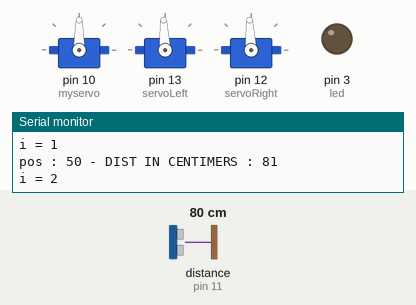
Simulated run of this sketch. Board: Arduino Uno, built with avr-gcc and run on an emulated ATmega328P. Parts: 3 × servo, output pins drawn as LEDs (lit = HIGH), the last lines printed to the serial monitor. The inputs (shaded band) are chosen by the test bench; at power-on: distance to the obstacle (sensor on pin 11) 80 cm. The echo pulse lasts 58.3 µs per cm.

Above: at 3.3 s.
3.4 s: distance to the obstacle (sensor on pin 11) set to 120 cm
At 5.6 s:
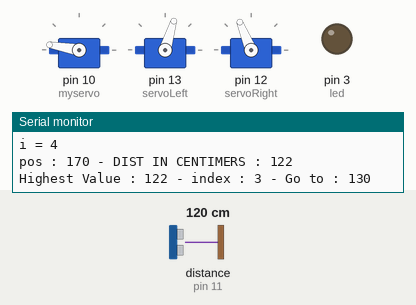
8.4 s: distance to the obstacle (sensor on pin 11) set to 23 cm
At 9.9 s:
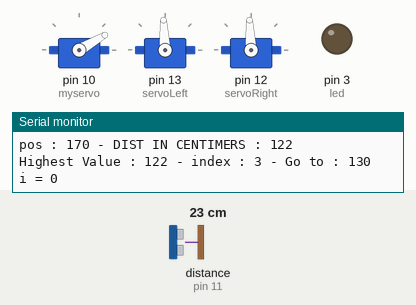
13.4 s: distance to the obstacle (sensor on pin 11) set to 18 cm
18.1 s: distance to the obstacle (sensor on pin 11) set to 35 cm
At 23.1 s:
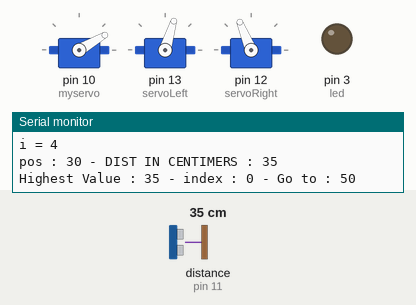
Timing chart, 0 to 39.1 s (numbered marks = the images above; inputs shaded):
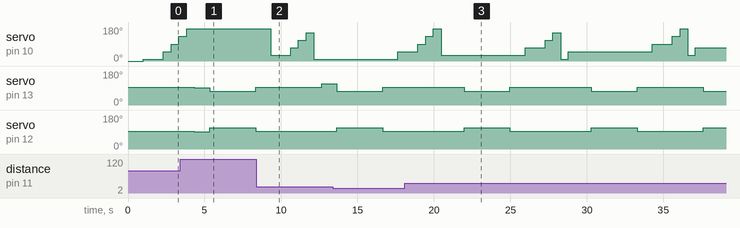

The sketch:

go_far_away.ino
```cpp
/**
*
* @Author: Fukakai
* 03.06.2013
* Ping, servo, led and directions
*/
#include <NewPing.h>                                     //NewPing library
#include <Servo.h>                                       //Wheel Servo Library

#define TRIGGER_PIN  11                                  //listener pin
#define ECHO_PIN     11                                  //active pin
#define MAX_PING_DISTANCE 300                            // power

//Led
int led = 3;                                              //led pin

//sonar
NewPing sonar(TRIGGER_PIN, ECHO_PIN, MAX_PING_DISTANCE);  //sonar declaration
int distance_for_reaction = 20;                           // in centimeters
int pos = 150;    // variable to store the servo position
Servo myservo;  // create servo object to control a servo
                // a maximum of eight servo objects can be created
//savec values for 1 scan
int scan_values[5];
int position_values[5];

//wheels
Servo servoLeft;                                         // Left Wheel
Servo servoRight;                                        // Right Wheel
int variator = 200;                                      // Positive is turn under the direction of clockwise
                                                         // Negative is turn on the oposite of the direction of clockwise
int little_variator = variator/10;                       // Positive is turn under the direction of clockwise
                                                         // Negative is turn on the oposite of the direction of clockwise

//other
int way_find = 0;                                        //if this number is not reset to 0 and arrive to 6, we can't find a way to go, so, go back !

void setup() {
  //led
  pinMode(led, OUTPUT);

  //sonar
  Serial.begin(115200);
  myservo.attach(10);  // attaches the servo on pin 9 to the servo object                 // in steps of 1 degree
  myservo.write(0);

  //wheels
  servoLeft.attach(13);                     // Attach left wheel signal to pin 13
  servoRight.attach(12);                    // Attach right wheel signal to pin 12
}

void loop() {

  maneuver(0, 0, 1000);      // Forward 1 seconds

  for(int i=0;i<5;i++){

    pos=(pos+40)%180;                  //
    myservo.write(pos);

    Serial.print("i = ");
    Serial.println(i);
    if(i==0){
      delay(1000);
    }else{
      delay(200);
    }

    int uS = sonar.ping();

    delay(300);


    scan_values[i]=uS / US_ROUNDTRIP_CM;
    position_values[i]=pos;
    Serial.print("pos : ");
    Serial.print(pos);
    Serial.print(" - DIST IN CENTIMERS : ");
    Serial.print(scan_values[i]);
    Serial.println(" ");
  }
  int highest_value_index = 0;
  int highest_value = 0;
  int current_value = 0;
  int current_position = 0;

  for( int i=0; i < 5; i++){
    current_value = scan_values[i];
    if(current_value > highest_value){
      highest_value = current_value;
      highest_value_index =  i;
    }
  }
    Serial.print("Highest Value : ");
    Serial.print(highest_value);
    Serial.print(" - index : ");
    Serial.print(highest_value_index);
    Serial.print(" - Go to : ");
    Serial.print(position_values[highest_value_index]);
    Serial.println();

  go_away(position_values[highest_value_index],highest_value);
}

void go_away(int pos,int dist){
  //cycle is : 10-50-90-130-170 and 30-70-110-150-10
  //cycle is : 0-40-80-120-160 and 20-60-100-140-0
  if(dist > distance_for_reaction){
    switch (pos) {
      case 10:
        maneuver(variator, 0, 1000);                         // FULL RIGHT 1 seconds
        maneuver(-variator, -variator, 3000);                // GO FORWARD 1 seconds
        way_find = 0;                                        // we can move ! YEAH ! so, we need to search new directions and reset this to 0;
        break;
      case 30:
        maneuver(variator, 0, 1000);                         // FULL RIGHT 1 seconds
        maneuver(-variator, -variator, 3000);                // GO FORWARD 1 seconds
        way_find = 0;                                        // we can move ! YEAH ! so, we need to search new directions and reset this to 0;
        break;
      case 50:
        maneuver(little_variator, -little_variator, 1000);   // LITTLE Right 1 seconds
        maneuver(-variator, -variator, 3000);                // GO FORWARD 1 seconds
        way_find = 0;                                        // we can move ! YEAH ! so, we need to search new directions and reset this to 0;
        break;
      case 70:
        maneuver(little_variator, -little_variator, 1000);   // LITTLE Right 1 seconds
        maneuver(-variator, -variator, 3000);                // GO FORWARD 1 seconds
        way_find = 0;                                        // we can move ! YEAH ! so, we need to search new directions and reset this to 0;
        break;
      case 90:
        maneuver(-variator, -variator, 3000);                // FULL CENTER 1 seconds
        way_find = 0;                                        // we can move ! YEAH ! so, we need to search new directions and reset this to 0;
        break;
      case 110:
        maneuver(-little_variator, little_variator, 1000);   // LITTLE LEFT 1 seconds
        maneuver(-variator, -variator, 3000);                // GO FORWARD 1 seconds
        way_find = 0;                                        // we can move ! YEAH ! so, we need to search new directions and reset this to 0;
        break;
      case 130:
        maneuver(-little_variator, little_variator, 1000);   // LITTLE LEFT 1 seconds
        maneuver(-variator, -variator, 3000);                // GO FORWARD 1 seconds
        way_find = 0;                                        // we can move ! YEAH ! so, we need to search new directions and reset this to 0;
        break;
      case 150:
        maneuver(-0, variator, 1000);                        // FULL LEFT 1 seconds
        maneuver(-variator, -variator, 3000);                // GO FORWARD 1 seconds
        way_find = 0;                                        // we can move ! YEAH ! so, we need to search new directions and reset this to 0;
        break;
      case 170:                                              // FULL LEFT
        maneuver(-0, variator, 1000);                        // Left 1 seconds
        maneuver(-variator, -variator, 3000);                // GO FORWARD 1 seconds
        way_find = 0;                                        // we can move ! YEAH ! so, we need to search new directions and reset this to 0;
        break;
      default: break;
        // if nothing else matches, do the default
        // default is optional
    }
  }else{
      way_find++;                                //the direction cannot be used, so we save it, if this number > 5, we hav'nt find a good way and we need to go back !
      if(way_find > 5){
        maneuver(variator, variator, 1000);        // Back 2 seconds
      }
  }
}

void maneuver(int speedLeft, int speedRight, int msTime)
{
  // speedLeft, speedRight ranges: Backward  Linear  Stop  Linear   Forward
  //                               -200      -100......0......100       200
  servoLeft.writeMicroseconds(1500 + speedLeft);   // Set Left servo speed
  servoRight.writeMicroseconds(1500 - speedRight); // Set right servo speed
  if(msTime==-1)                                   // if msTime = -1
  {
    servoLeft.detach();                            // Stop servo signals
    servoRight.detach();
  }
  delay(msTime);                                   // Delay for msTime}
}

int freeRam () {
  extern int __heap_start, *__brkval;
  int v;
  return (int) &v - (__brkval == 0 ? (int) &__heap_start : (int) __brkval);
}
```

Measured:
- after the input at 18.1 s, servo on pin 13 (servoLeft): 93° → 95° after 2.9 s, → 73° 1.0 s later, → 93° 3.0 s later, → 95° 4.3 s later, … (7 changes in this stretch); servo on pin 12 (servoRight): 93° → 95° after 2.9 s, → 112° 1.0 s later, → 93° 3.0 s later, → 95° 4.3 s later, … (7 changes in this stretch)
- by itself, servo on pin 10 (myservo): ramps from 10° to 170° and jumps back, once every 8.1 s
